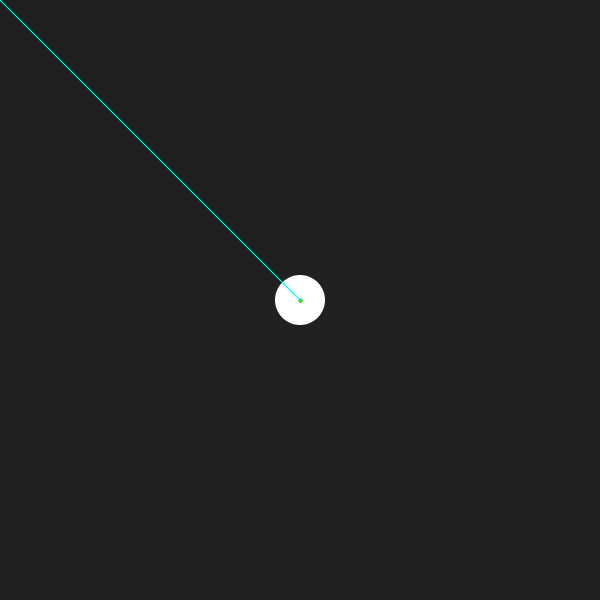
Frame 1 (no input)
Frame 60 (the mouse pressed at the canvas centre just before this capture): identical to frame 1, image omitted
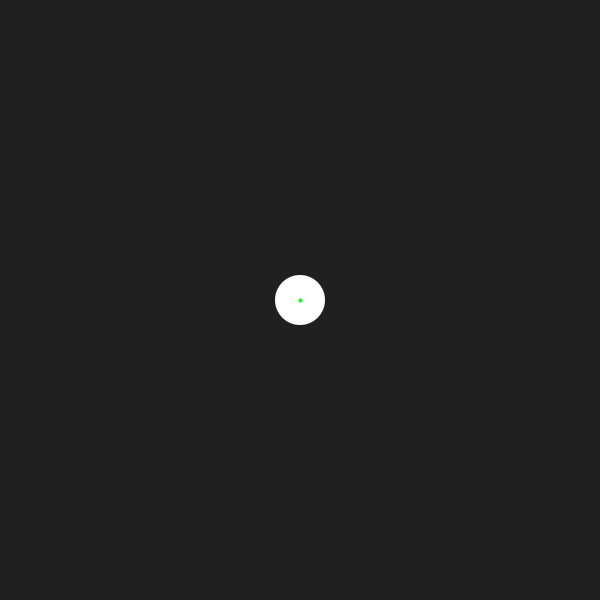
Frame 120 (the mouse held since frame 60 and released just before this capture)

The Processing sketch that drew these frames (run headless with seeded random() and noise(); from frame 60 on, the mouse is pressed at the canvas centre):

// Processing sketch: string_ball
// ── string_ball.pde
/* string ball */

final float G = 9.8;
boolean grav = false;
boolean string = false;
float time = 0;

Ball ball;

void setup() {
  size(600, 600);
  fill(255);
  noStroke();
  frameRate(60);
  ball = new Ball(width/2, height/2);
  background(32);
}

void draw() {
  float dt = dt();
  background(32);
  //ball.physicsStep();
  ball.stringStep();
  ball.draw();
  stroke(0, 255, 255);
  line(mouseX, mouseY, ball.pos.x, ball.pos.y);
}

float dt() {
  float d = millis() - time;
  time = millis();
  return d;
}

void mousePressed() {
  if (mouseButton == LEFT) {
    if (ball.isCollide(mouseX, mouseY)) {
      ball.isHeld = true;
    }
  }
}

void mouseDragged() {
  if (mouseButton == LEFT) {    
    if (ball.isCollide(mouseX, mouseY)) {
      ball.addPos(mouseX - pmouseX, mouseY - pmouseY);
      ball.isHeld = true;
    } else {
      ball.isHeld = false;
    }
  }
}

void keyPressed() {
  if (key == 'g') grav = !grav;
  if (key == 's') string = !string;
}

void mouseReleased() {
  ball.isHeld = false;
}

class Ball {
  
  PVector pos;
  PVector vel;
  PVector acc;
  PVector a2c;
  int m = 50;
  boolean isHeld;
  
  float stringLength = 200;
  
  Ball(float x, float y) {
    pos = new PVector(x, y);
    vel = new PVector(0, 0);
    acc = new PVector(0, G / frameRate / 20);
  }
  
  void physicsStep() {
    if (isHeld || !grav) return;
    vel.x += acc.x;
    vel.y += acc.y;
    
    update();
  }
  
  void stringStep() {
    if (isHeld || !string) return;
    //stringLength = dist(pos.x, pos.y, mouseX, mouseY);
    a2c = accToCentre();
    vel.x += acc.x + a2c.x;
    vel.y += acc.y + a2c.y;
    
    update();
  }
  
  void update() {
    pos.x += vel.x;
    pos.y += vel.y;
    
    pos.x %= width;
    
    if (pos.y + m / 2 >= height) {
      pos.y = height - m / 2;
      vel.y = 0;
    }
  }
  
  PVector accToCentre() {
    float mag = vel.magSq() / stringLength * 2;
    PVector a = PVector.fromAngle(lineAngle());
    a.mult(mag);
    return a;
  }
  
  PVector F() {
    PVector f = acc.get();
    f.mult(m);
    return f;
  }
  
  float lineAngle() {
    if (pos.x < mouseX) {
      return atan((pos.y - mouseY) / (pos.x - mouseX));
    } else {
      return PI + atan((pos.y - mouseY) / (pos.x - mouseX));
    }
  }
  
  void addPos(float x, float y) {
    pos.x += x;
    pos.y += y;
  }
  
  boolean isCollide(float x, float y) {
    return dist(x, y, pos.x, pos.y) <= m/2;
  }
  
  void draw() {
    a2c = accToCentre();
    noStroke();
    ellipse(pos.x, pos.y, m, m);
    translate(pos.x, pos.y);
    strokeWeight(4);
    stroke(255, 0, 0);
    line(0, 0, a2c.x * 100, a2c.y * 100);
    stroke(0, 255, 0);
    line(0, 0, acc.x * 100, acc.y * 100);
    strokeWeight(1);
    translate(-pos.x, -pos.y);
  }
  
}
